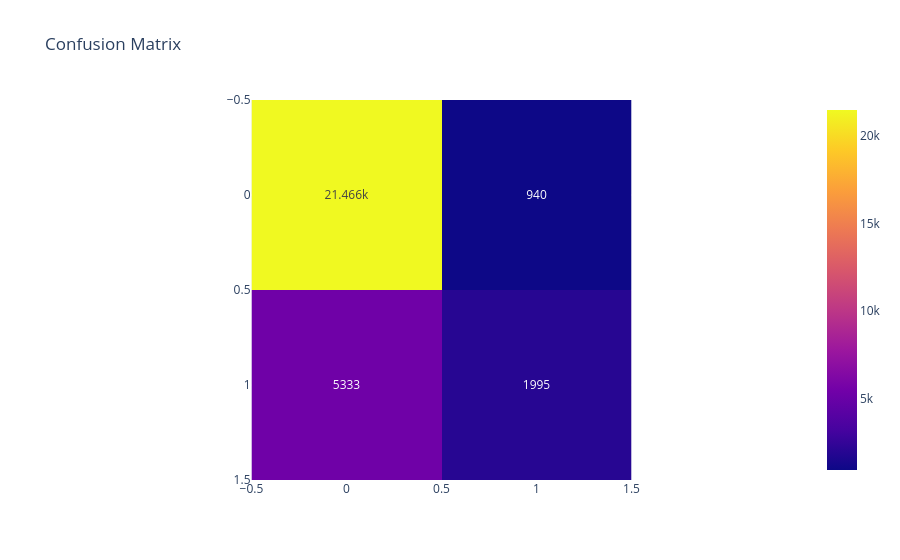

The code cell stored with this chart in its notebook:
### Code cell
cm = confusion_matrix(y_test, y_pred)

fig = px.imshow(
    cm,
    text_auto=True,
    title="Confusion Matrix"
)

fig.show()

### Figure 1 — Plotly figure (JSON) as saved in the notebook; plotly's stock layout.template omitted (floating-point values rounded to 4 significant figures)
{"data": [{"coloraxis": "coloraxis", "hovertemplate": "x: %{x}<br>y: %{y}<br>color: %{z}<extra></extra>", "name": "0", "texttemplate": "%{z}", "type": "heatmap", "xaxis": "x", "yaxis": "y", "z": [[21466, 940], [5333, 1995]]}], "layout": {"coloraxis": {"colorscale": [[0, "#0d0887"], [0.1111, "#46039f"], [0.2222, "#7201a8"], [0.3333, "#9c179e"], [0.4444, "#bd3786"], [0.5556, "#d8576b"], [0.6667, "#ed7953"], [0.7778, "#fb9f3a"], [0.8889, "#fdca26"], [1, "#f0f921"]]}, "title": {"text": "Confusion Matrix"}, "xaxis": {"anchor": "y", "constrain": "domain", "domain": [0, 1], "scaleanchor": "y"}, "yaxis": {"anchor": "x", "autorange": "reversed", "constrain": "domain", "domain": [0, 1]}}}
